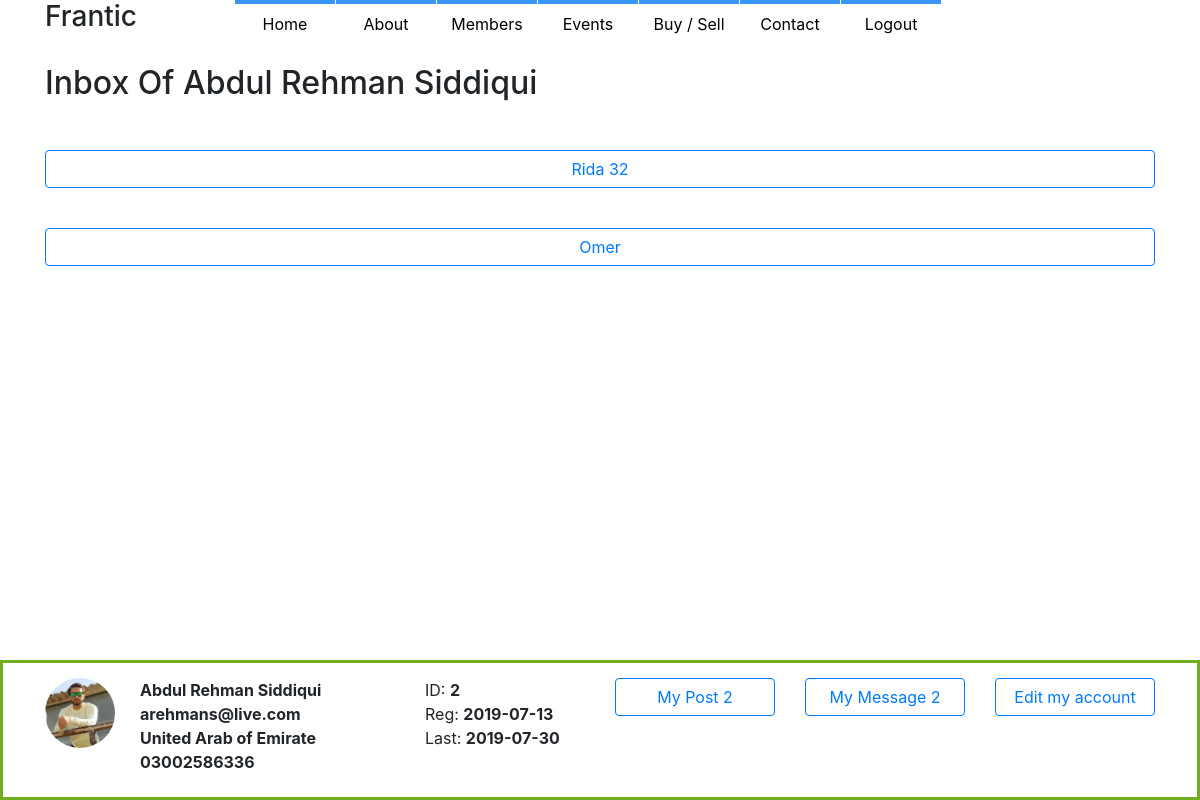
The app's page /inbox.php (signed in) with its own data.
### tables this page shows
CREATE TABLE `users` (
  `user_id` int(11) NOT NULL,
  `user_name` varchar(50) NOT NULL,
  `user_pass` varchar(50) NOT NULL,
  `user_email` varchar(50) NOT NULL,
  `user_country` varchar(50) NOT NULL,
  `user_gender` varchar(10) NOT NULL,
  `user_des` text NOT NULL,
  `user_birth` date NOT NULL,
  `user_mobile` text NOT NULL,
  `user_image` text NOT NULL,
  `cover` text NOT NULL,
  `registor_date` date NOT NULL,
  `last_login` date NOT NULL,
  `status` text NOT NULL,
  `ver_code` int(100) NOT NULL,
  `posts` text NOT NULL
);

CREATE TABLE `inbox` (
  `inbox_id` int(11) NOT NULL,
  `user_id` int(11) NOT NULL,
  `reciver_name` varchar(200) NOT NULL,
  `sender_id` int(11) NOT NULL,
  `sender_name` varchar(200) NOT NULL,
  `status` varchar(50) NOT NULL,
  `date` timestamp NOT NULL DEFAULT CURRENT_TIMESTAMP ON UPDATE CURRENT_TIMESTAMP,
  `checker` int(11) NOT NULL,
  `checker1` int(11) NOT NULL
);

### inbox.php (the view, shortened to what this page needs)
<?php
include("functions/functions.php");
if(!isset($_SESSION['user_email'])){
	header("location: index.php");
}
else {
include("template/header.php");
include("template/footer.php");
?>
<div class="container">
    <div class="row">
        <div class="col-lg-12 padding">
			<h2>Inbox Of <?php echo "$username"; ?></h2>
        </div>
        <?php
        $select = "select * from inbox where sender_id='$user_id'";
		$run = mysqli_query($con,$select);
        while($row=mysqli_fetch_array($run)){
        $reciver_name = $row['reciver_name'];
        $u_id = $row['user_id'];
        echo"
        <div class='col-lg-12 padding'>
        <a class='btn btn-outline-primary btn-block' href='my_messages.php?s_id=$u_id$user_id'>$reciver_name  $u_id$user_id </a>
        </div>
        ";
        }
        ?>
        <?php
        $select = "select * from inbox where user_id='$user_id'";
		$run = mysqli_query($con,$select);
        while($row=mysqli_fetch_array($run)){
        $sender_id = $row['sender_id'];
        $sender_name = $row['sender_name'];
        echo"
        <div class='col-lg-12 padding'>
        <a class='btn btn-outline-primary btn-block' href='my_messages.php?s_id=$sender_id$user_id'>$sender_name</a>
        </div>
        ";
        }
        ?>
    </div>
</div>
<?php
}
?>

### template/footer.php (shortened to what this page needs)
  <div class="fixed d-none d-lg-block">
      <div class="container">
          <div class="row paddingtop">
	<?php
$user = $_SESSION['user_email'];
$get_user = "select *from users where user_email='$user'";
$run_user = mysqli_query($con,$get_user);
$row = mysqli_fetch_array($run_user);
$user_id = $row['user_id'];
$username = $row['user_name'];
$user_image = $row['user_image'];
$user_email = $row['user_email'];
$user_country = $row['user_country'];
$mobile = $row['user_mobile'];
$registor_date = $row['registor_date'];
$last_login = $row['last_login'];
$get_posts = "select * from posts where user_id='$user_id'";
$run_posts = mysqli_query($con,$get_posts);
$posts = mysqli_num_rows($run_posts);
$get_msgs = "select * from inbox where user_id='$user_id' || sender_id='$user_id'";
$run_msgs = mysqli_query($con,$get_msgs);
$msgs = mysqli_num_rows($run_msgs);
echo "
              <div class='col-lg-1'>
			<img class='rounded-circle' src='user/user_images/$user_image' width='70' height='70'>
              </div>
              <div class='col-lg-3'>
                  <strong>$username</strong><br>
                  <strong>$user_email	</strong><br>
                  <strong>$user_country</strong><br>
                  <strong>$mobile</strong>
              </div>
              <div class='col-lg-2'>
                  ID: <strong>$user_id	</strong><br>
                  Reg: <strong>$registor_date</strong><br>
                  Last: <strong>$last_login</strong>
              </div>
              <div class='col-lg-2'>
                  <a class='btn btn-outline-primary btn-block' href='my_posts.php?u_id=$user_id'>My Post $posts</a>
              </div>
              <div class='col-lg-2'>
                  <a class='btn btn-outline-primary btn-block' href='inbox.php?user_id=$user_id'>My Message $msgs</a>
              </div>
              <div class='col-lg-2'>
                  <a class='btn btn-outline-primary btn-block' href='edit_profile.php?u_id=$user_id'>Edit my account</a>
              </div>
	";
?>
          </div>
      </div>
  </div>

### css/style.css (style rules this page uses)
.fixed { position: fixed; bottom: 0; border: 3px solid #73AD21; width: 100%; background-color:#fff; height:140px; z-index: 90; }
.padding { padding-top:20px; padding-bottom:20px; }
.paddingtop { padding-top:15px; }

### records on screen
users: user_image (picture), user_name "Abdul Rehman Siddiqui", user_email "arehmans@live.com", user_country "United Arab of Emirate", user_mobile "03002586336", user_id "2", registor_date "2019-07-13", last_login "2019-07-30"
inbox: reciver_name "Rida", user "3"
inbox: sender_name "Omer"

### other values on screen
$posts "2"
$msgs "2"
